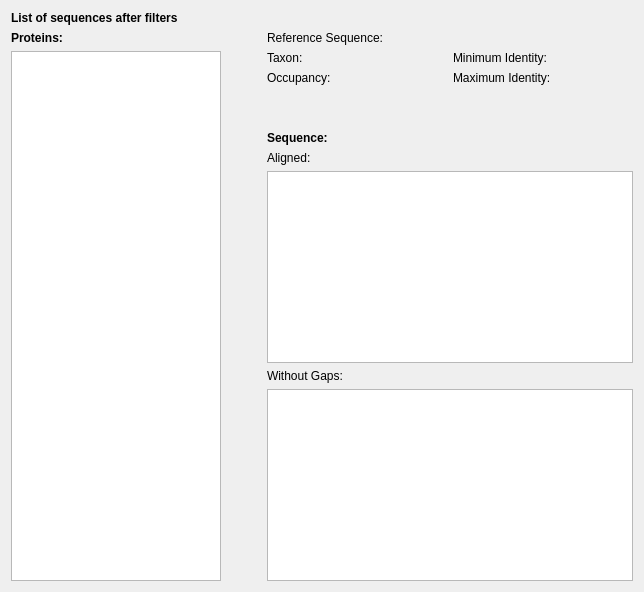
            <widget class="QWidget" name="page_9">
             <layout class="QGridLayout" name="gridLayout_13">
              <item row="0" column="0">
               <widget class="QLabel" name="label_20">
                <property name="text">
                 <string>&lt;html&gt;&lt;head/&gt;&lt;body&gt;&lt;p&gt;&lt;span style=&quot; font-weight:600;&quot;&gt;List of sequences after filters&lt;/span&gt;&lt;/p&gt;&lt;/body&gt;&lt;/html&gt;</string>
                </property>
               </widget>
              </item>
              <item row="1" column="0">
               <widget class="QLabel" name="label_33">
                <property name="text">
                 <string>&lt;html&gt;&lt;head/&gt;&lt;body&gt;&lt;p&gt;&lt;span style=&quot; font-weight:600;&quot;&gt;Proteins:&lt;/span&gt;&lt;/p&gt;&lt;/body&gt;&lt;/html&gt;</string>
                </property>
               </widget>
              </item>
              <item row="1" column="2" rowspan="2">
               <layout class="QVBoxLayout" name="verticalLayout_27">
                <item>
                 <layout class="QVBoxLayout" name="verticalLayout_24">
                  <item>
                   <widget class="QLabel" name="lblRefSeq1">
                    <property name="minimumSize">
                     <size>
                      <width>300</width>
                      <height>0</height>
                     </size>
                    </property>
                    <property name="text">
                     <string>Reference Sequence:</string>
                    </property>
                   </widget>
                  </item>
                  <item>
                   <layout class="QHBoxLayout" name="horizontalLayout_67">
                    <item>
                     <widget class="QLabel" name="lblTaxon">
                      <property name="minimumSize">
                       <size>
                        <width>180</width>
                        <height>0</height>
                       </size>
                      </property>
                      <property name="text">
                       <string>Taxon:</string>
                      </property>
                     </widget>
                    </item>
                    <item>
                     <widget class="QLabel" name="lblMinId">
                      <property name="minimumSize">
                       <size>
                        <width>180</width>
                        <height>0</height>
                       </size>
                      </property>
                      <property name="text">
                       <string>Minimum Identity: </string>
                      </property>
                     </widget>
                    </item>
                   </layout>
                  </item>
                  <item>
                   <layout class="QHBoxLayout" name="horizontalLayout_66">
                    <item>
                     <widget class="QLabel" name="lblOccupancy">
                      <property name="minimumSize">
                       <size>
                        <width>180</width>
                        <height>0</height>
                       </size>
                      </property>
                      <property name="text">
                       <string>Occupancy: </string>
                      </property>
                     </widget>
                    </item>
                    <item>
                     <widget class="QLabel" name="lblMaxId">
                      <property name="minimumSize">
                       <size>
                        <width>180</width>
                        <height>0</height>
                       </size>
                      </property>
                      <property name="text">
                       <string>Maximum Identity: </string>
                      </property>
                     </widget>
                    </item>
                   </layout>
                  </item>
                 </layout>
                </item>
                <item>
                 <spacer name="verticalSpacer_17">
                  <property name="orientation">
                   <enum>Qt::Vertical</enum>
                  </property>
                  <property name="sizeType">
                   <enum>QSizePolicy::Minimum</enum>
                  </property>
                  <property name="sizeHint" stdset="0">
                   <size>
                    <width>20</width>
                    <height>40</height>
                   </size>
                  </property>
                 </spacer>
                </item>
                <item>
                 <layout class="QVBoxLayout" name="verticalLayout_26">
                  <item>
                   <widget class="QLabel" name="label_34">
                    <property name="text">
                     <string>&lt;html&gt;&lt;head/&gt;&lt;body&gt;&lt;p&gt;&lt;span style=&quot; font-weight:600;&quot;&gt;Sequence:&lt;/span&gt;&lt;/p&gt;&lt;/body&gt;&lt;/html&gt;</string>
                    </property>
                   </widget>
                  </item>
                  <item>
                   <widget class="QLabel" name="label_73">
                    <property name="text">
                     <string>Aligned:</string>
                    </property>
                   </widget>
                  </item>
                  <item>
                   <widget class="QTextEdit" name="txtSequence">
                    <property name="readOnly">
                     <bool>true</bool>
                    </property>
                   </widget>
                  </item>
                  <item>
                   <widget class="QLabel" name="label_85">
                    <property name="text">
                     <string>Without Gaps:</string>
                    </property>
                   </widget>
                  </item>
                  <item>
                   <widget class="QTextEdit" name="txtSequenceNoGaps"/>
                  </item>
                 </layout>
                </item>
               </layout>
              </item>
              <item row="2" column="0">
               <widget class="QListWidget" name="lstProteinsFiltered">
                <property name="maximumSize">
                 <size>
                  <width>210</width>
                  <height>16777215</height>
                 </size>
                </property>
               </widget>
              </item>
              <item row="2" column="1">
               <spacer name="horizontalSpacer_46">
                <property name="orientation">
                 <enum>Qt::Horizontal</enum>
                </property>
                <property name="sizeType">
                 <enum>QSizePolicy::Minimum</enum>
                </property>
                <property name="sizeHint" stdset="0">
                 <size>
                  <width>40</width>
                  <height>20</height>
                 </size>
                </property>
               </spacer>
              </item>
             </layout>
            </widget>
